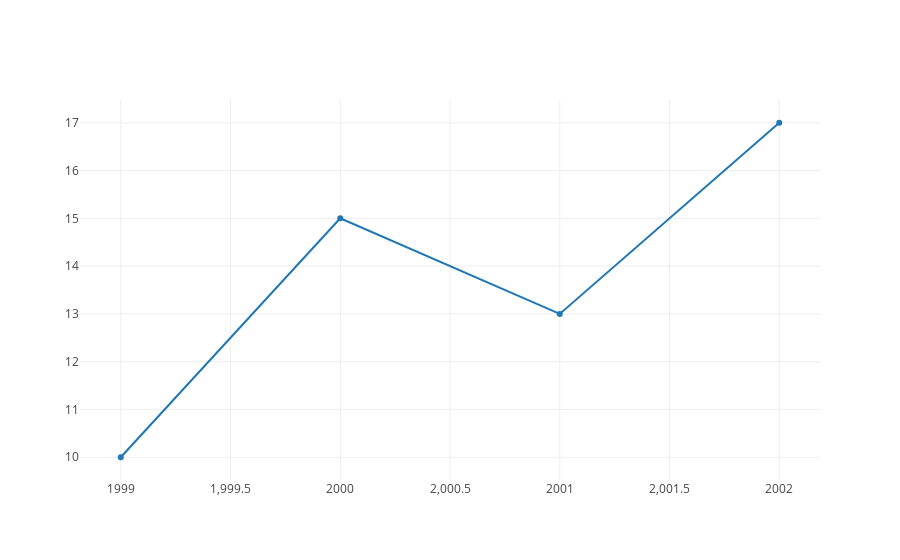

Notebook code for this chart:
### Code cell
library(IRdisplay)


display_html(
'<script>  
code_show=true; 
function code_toggle() {
  if (code_show){
    $(\'div.input\').hide();
  } else {
    $(\'div.input\').show();
  }
  code_show = !code_show
}  
$( document ).ready(code_toggle);
</script>
  <form action="javascript:code_toggle()">
    <input type="submit" value="Click here to toggle on/off the raw code.">
 </form>'
)

data <- list(list(x=c(1999, 2000, 2001, 2002), y=c(10, 15, 13, 17), type='scatter'))
figure <- list(data=data)

mimebundle <- list('application/vnd.plotly.v1+json'=figure)
#mimebundle[[]] <- figure
IRdisplay::publish_mimebundle(mimebundle)

### Figure 1 — Plotly figure (JSON) as saved in the notebook; plotly's stock layout.template omitted (floating-point values rounded to 4 significant figures)
{"data": [{"x": [1999, 2000, 2001, 2002], "y": [10, 15, 13, 17], "type": "scatter"}], "layout": {}}
